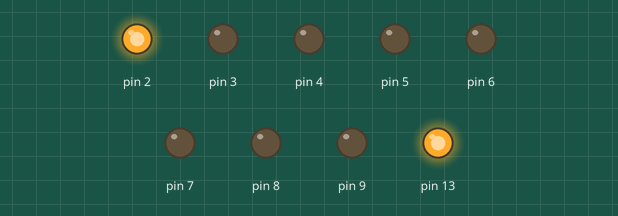
Bench run of a sketch on a simulated Arduino Uno, built with avr-gcc and run on an emulated ATmega328P. Parts: output pins drawn as LEDs (lit = HIGH).

Above: at 0.05 s.
At 0.45 s:
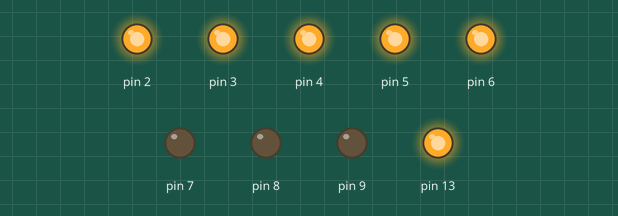
At 0.85 s:
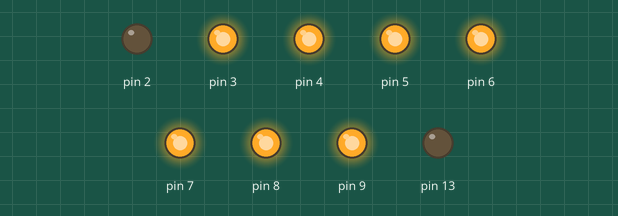
At 1.75 s:
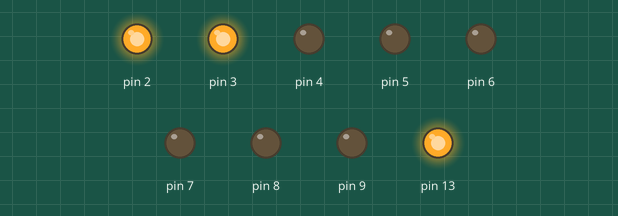
At 2.65 s:
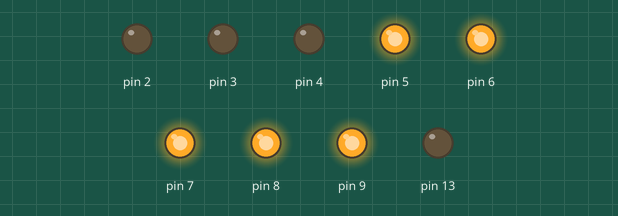
At 3.55 s:
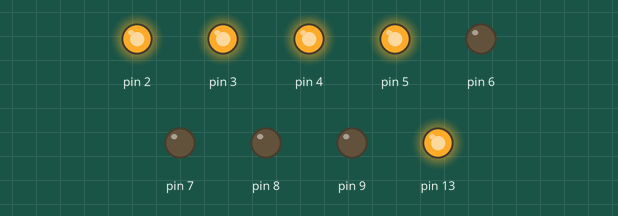
Timing chart, 0 to 3.9 s (numbered marks = the images above):
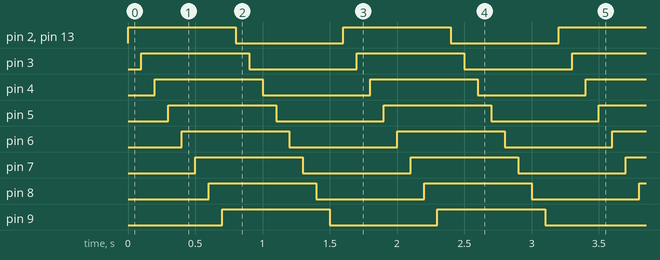

Measured:
- by itself, pin 2–9, pin 13: alternates HIGH for 0.80 s and LOW for 0.80 s
- by itself, everything shown: repeats every 1.6 s, in 16 steps

The sketch:

relay.ino
```cpp
void setup()
{
  pinMode(13,OUTPUT);
  setLed(13,false);
  for (int i= 2;i<10;i++)
  {
    pinMode(i,OUTPUT);
  }
}

void loop()
{
  setLed(13,true);
  for (int i= 2;i<10;i++)
  {
    setLed(i,true);
    delay(100);
  }
  setLed(13,false);

  for (int i= 2;i<10;i++)
  {
    setLed(i,false);
    delay(100);
  }
}

void setLed(int pin, bool value)
{
  int ledValue = value ? HIGH : LOW;
  digitalWrite(pin, ledValue);
}
```
